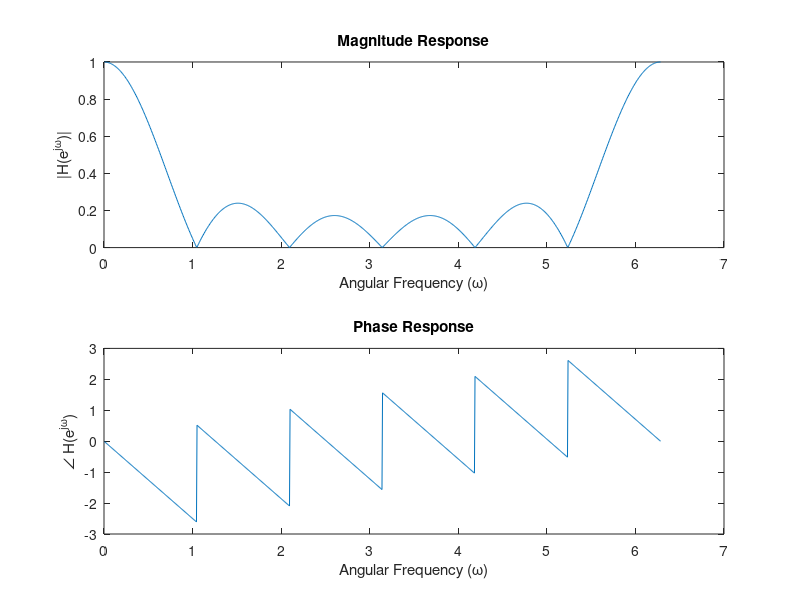

Write MATLAB code to recreate this figure. (Note: this script raises an error after producing the figure.)
% Define the angular frequency range (0 to 2*pi)
omega = linspace(0, 2*pi, 1000);

% Calculate the frequency response
H = (1/6) * (1 - exp(-1j*6*omega)) ./ (1 - exp(-1j*omega));

% Calculate magnitude and phase
magnitude = abs(H);
phase = angle(H);

% Plot the magnitude response
figure;
subplot(2, 1, 1);
plot(omega, magnitude);
title('Magnitude Response');
xlabel('Angular Frequency (\omega)');
ylabel('|H(e^{j\omega})|');

% Plot the phase response
subplot(2, 1, 2);
plot(omega, phase);
title('Phase Response');
xlabel('Angular Frequency (\omega)');
ylabel('\angle H(e^{j\omega})');

% Adjust the plot layout
sgtitle('Frequency Response of Moving Average Filter');

% Display the zero-crossings
zero_crossings = find(diff(sign(magnitude)) ~= 0);
disp('Zero-crossings at angular frequencies:');
disp(omega(zero_crossings));
